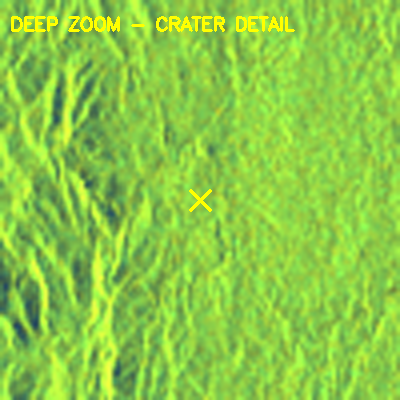
#> input picture purace_deep_zoom.png, 400 x 400 px, given in place of radar_preview.png, which was not available
$ python analyze_volcanoes.py
#> lines starting #> are read from the running program, lines starting #| are printed output that depends on the picture
import cv2
import numpy as np
import os

# Rutas
img_path = r'c:\Copernico\radar_preview.png'
out_dir = r'c:\Copernico'

# Coordenadas de la imagen (aproximadas según manifest.safe)
lat_max, lat_min = 4.22, 2.07
lon_max, lon_min = -75.81, -78.04

# Volcanes
volcanoes = {
    'purace': {'lat': 2.317, 'lon': -76.398},
    'sotara': {'lat': 2.107, 'lon': -76.590}
}

img = cv2.imread(img_path)
#> img is the input picture: shape (400, 400, 3); mean B, G, R 70.6, 202.3, 139.6

if img is not None:
    h, w, _ = img.shape
#> h = 400; w = 400

    for name, coords in volcanoes.items():
        v_lat, v_lon = coords['lat'], coords['lon']

        # Mapeo
        x_pct = (v_lon - lon_min) / (lon_max - lon_min)
        y_pct = 1.0 - (v_lat - lat_min) / (lat_max - lat_min)

        px = int(x_pct * w)
        py = int(y_pct * h)

        # Zoom
        crop_size = 400
        x1 = max(0, px - crop_size // 2)
        y1 = max(0, py - crop_size // 2)
        x2 = min(w, px + crop_size // 2)
        y2 = min(h, py + crop_size // 2)

        crop = img[y1:y2, x1:x2]

        # 4. Ajustes Visuales
        gray = cv2.cvtColor(crop, cv2.COLOR_BGR2GRAY)
        gray_eq = cv2.equalizeHist(gray)

        # Puracé = MAGMA (Rojo/Naranja) | Sotará = VIRIDIS (Verde/Amarillo/Morado)
        cmap = cv2.COLORMAP_MAGMA if name == 'purace' else cv2.COLORMAP_VIRIDIS
        heatmap = cv2.applyColorMap(gray_eq, cmap)

        # 5. Añadir Marcadores Visuales (Crosshair)
        cx, cy = crop_size // 2, crop_size // 2
        color_marker = (255, 255, 255) # Blanco para contraste
        cv2.line(heatmap, (cx - 20, cy), (cx + 20, cy), color_marker, 1)
        cv2.line(heatmap, (cx, cy - 20), (cx, cy + 20), color_marker, 1)
        cv2.circle(heatmap, (cx, cy), 5, color_marker, 1)

        # 6. Etiquetas de Texto
        font = cv2.FONT_HERSHEY_SIMPLEX
        label = f"{name.upper()} ({coords['lat']}, {coords['lon']})"
        cv2.putText(heatmap, label, (10, 30), font, 0.6, (255, 255, 255), 1, cv2.LINE_AA)
        cv2.putText(heatmap, "SAT-I Samanga - Radar Analysis", (10, 390), font, 0.4, (200, 200, 200), 1, cv2.LINE_AA)

        # 7. Deep Zoom (Simulación de Alta Resolución 2m)
        deep_crop_size = 100
        dx1 = max(0, px - deep_crop_size // 2)
        dy1 = max(0, py - deep_crop_size // 2)
        dx2 = min(w, px + deep_crop_size // 2)
        dy2 = min(h, py + deep_crop_size // 2)

        deep_crop = img[dy1:dy2, dx1:dx2]
        # Resampling bi-cúbico para suavizar la visualización en zoom
        deep_zoom = cv2.resize(deep_crop, (400, 400), interpolation=cv2.INTER_CUBIC)

        # Añadir etiquetas al deep zoom
        cv2.putText(deep_zoom, "DEEP ZOOM - CRATER DETAIL", (10, 30), font, 0.6, (0, 255, 255), 2)
        cv2.drawMarker(deep_zoom, (200, 200), (0, 255, 255), cv2.MARKER_TILTED_CROSS, 20, 2)

        # Guardar
        cv2.imwrite(os.path.join(out_dir, f'{name}_zoom.png'), crop)
        cv2.imwrite(os.path.join(out_dir, f'{name}_heatmap.png'), heatmap)
        cv2.imwrite(os.path.join(out_dir, f'{name}_deep_zoom.png'), deep_zoom)

        print(f"Analizado: {name} en píxel ({px}, {py}) - Deep Zoom generado.")
#> this loop made 2 passes
#> pass 1, `heatmap = cv2.applyColorMap(gray_eq, cmap)`:
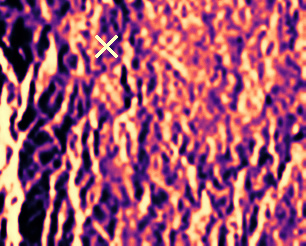
#> heatmap: shape (246, 306, 3); mean B, G, R 109.8, 84.2, 162.6
#> after the loop:
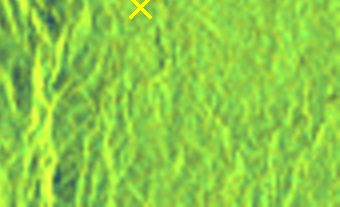
#> crop: shape (207, 340, 3); mean B, G, R 71.4, 203.8, 139.8
#> after the loop:
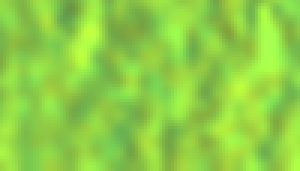
#> deep_crop: shape (57, 100, 3) (shown 3 times larger); mean B, G, R 70.9, 207, 142.1
#> after the loop:
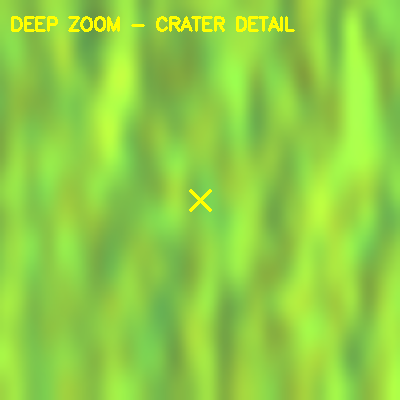
#> deep_zoom: shape (400, 400, 3); mean B, G, R 69.9, 207.8, 143.8
#> after the loop:
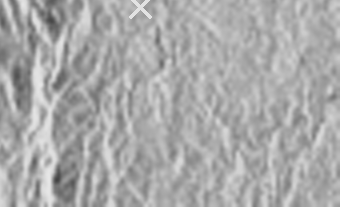
#> gray: shape (207, 340); min 67, max 230, mean 169.6
#> after the loop:
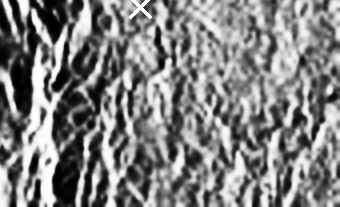
#> gray_eq: shape (207, 340); min 0, max 255, mean 129.3
#> after the loop:
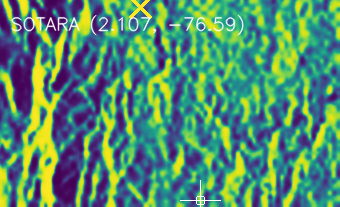
#> heatmap: shape (207, 340, 3); mean B, G, R 110.8, 140.3, 86.1
else:
    print("Error al cargar la imagen")
